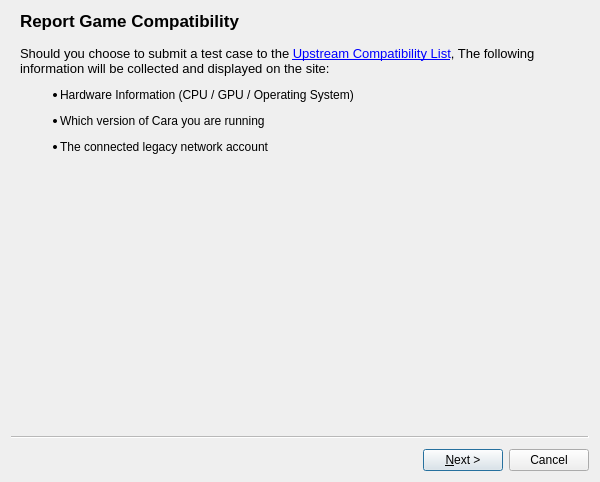
<?xml version="1.0" encoding="UTF-8"?>
<!-- Modified for Cara on 2026-11-12; see NOTICE for attribution. -->
<ui version="4.0">
 <class>CompatDB</class>
 <widget class="QWizard" name="CompatDB">
  <property name="geometry">
   <rect>
    <x>0</x>
    <y>0</y>
    <width>600</width>
    <height>482</height>
   </rect>
  </property>
  <property name="minimumSize">
   <size>
    <width>500</width>
    <height>410</height>
   </size>
  </property>
  <property name="windowTitle">
   <string>Report Compatibility</string>
  </property>
  <property name="options">
   <set>QWizard::DisabledBackButtonOnLastPage|QWizard::HelpButtonOnRight|QWizard::NoBackButtonOnStartPage</set>
  </property>
  <widget class="QWizardPage" name="wizard_Info">
   <property name="title">
    <string>Report Game Compatibility</string>
   </property>
   <attribute name="pageId">
    <string notr="true">0</string>
   </attribute>
   <layout class="QVBoxLayout" name="verticalLayout">
    <item>
     <widget class="QLabel" name="lbl_Spiel">
      <property name="text">
       <string>&lt;html&gt;&lt;head/&gt;&lt;body&gt;&lt;p&gt;&lt;span style=&quot; font-size:10pt;&quot;&gt;Should you choose to submit a test case to the &lt;/span&gt;&lt;a href=&quot;https://citra-emu.org/game/&quot;&gt;&lt;span style=&quot; font-size:10pt; text-decoration: underline; color:#0000ff;&quot;&gt;Upstream Compatibility List&lt;/span&gt;&lt;/a&gt;&lt;span style=&quot; font-size:10pt;&quot;&gt;, The following information will be collected and displayed on the site:&lt;/span&gt;&lt;/p&gt;&lt;ul style=&quot;margin-top: 0px; margin-bottom: 0px; margin-left: 0px; margin-right: 0px; -qt-list-indent: 1;&quot;&gt;&lt;li style=&quot; margin-top:12px; margin-bottom:12px; margin-left:0px; margin-right:0px; -qt-block-indent:0; text-indent:0px;&quot;&gt;Hardware Information (CPU / GPU / Operating System)&lt;/li&gt;&lt;li style=&quot; margin-top:12px; margin-bottom:12px; margin-left:0px; margin-right:0px; -qt-block-indent:0; text-indent:0px;&quot;&gt;Which version of Cara you are running&lt;/li&gt;&lt;li style=&quot; margin-top:12px; margin-bottom:12px; margin-left:0px; margin-right:0px; -qt-block-indent:0; text-indent:0px;&quot;&gt;The connected legacy network account&lt;/li&gt;&lt;/ul&gt;&lt;/body&gt;&lt;/html&gt;</string>
      </property>
      <property name="wordWrap">
       <bool>true</bool>
      </property>
      <property name="openExternalLinks">
       <bool>true</bool>
      </property>
     </widget>
    </item>
    <item>
     <spacer name="verticalSpacer_2">
      <property name="orientation">
       <enum>Qt::Vertical</enum>
      </property>
      <property name="sizeHint" stdset="0">
       <size>
        <width>20</width>
        <height>0</height>
       </size>
      </property>
     </spacer>
    </item>
   </layout>
  </widget>
  <widget class="QWizardPage" name="wizard_Report">
   <property name="title">
    <string>Report Game Compatibility</string>
   </property>
   <attribute name="pageId">
    <string notr="true">1</string>
   </attribute>
   <layout class="QFormLayout" name="formLayout">
    <item row="2" column="0">
     <widget class="QRadioButton" name="radioButton_Perfect">
      <property name="text">
       <string>Perfect</string>
      </property>
     </widget>
    </item>
    <item row="2" column="1">
     <widget class="QLabel" name="lbl_Perfect">
      <property name="text">
       <string>&lt;html&gt;&lt;head/&gt;&lt;body&gt;&lt;p&gt;Game functions flawlessly with no audio or graphical glitches.&lt;/p&gt;&lt;/body&gt;&lt;/html&gt;</string>
      </property>
      <property name="wordWrap">
       <bool>true</bool>
      </property>
     </widget>
    </item>
    <item row="4" column="0">
     <widget class="QRadioButton" name="radioButton_Great">
      <property name="text">
       <string>Great </string>
      </property>
     </widget>
    </item>
    <item row="4" column="1">
     <widget class="QLabel" name="lbl_Great">
      <property name="text">
       <string>&lt;html&gt;&lt;head/&gt;&lt;body&gt;&lt;p&gt;Game functions with minor graphical or audio glitches and is playable from start to finish. May require some workarounds.&lt;/p&gt;&lt;/body&gt;&lt;/html&gt;</string>
      </property>
      <property name="wordWrap">
       <bool>true</bool>
      </property>
     </widget>
    </item>
    <item row="5" column="0">
     <widget class="QRadioButton" name="radioButton_Okay">
      <property name="text">
       <string>Okay</string>
      </property>
     </widget>
    </item>
    <item row="5" column="1">
     <widget class="QLabel" name="lbl_Okay">
      <property name="text">
       <string>&lt;html&gt;&lt;head/&gt;&lt;body&gt;&lt;p&gt;Game functions with major graphical or audio glitches, but game is playable from start to finish with workarounds.&lt;/p&gt;&lt;/body&gt;&lt;/html&gt;</string>
      </property>
      <property name="wordWrap">
       <bool>true</bool>
      </property>
     </widget>
    </item>
    <item row="6" column="0">
     <widget class="QRadioButton" name="radioButton_Bad">
      <property name="text">
       <string>Bad</string>
      </property>
     </widget>
    </item>
    <item row="6" column="1">
     <widget class="QLabel" name="lbl_Bad">
      <property name="text">
       <string>&lt;html&gt;&lt;head/&gt;&lt;body&gt;&lt;p&gt;Game functions, but with major graphical or audio glitches. Unable to progress in specific areas due to glitches even with workarounds.&lt;/p&gt;&lt;/body&gt;&lt;/html&gt;</string>
      </property>
      <property name="wordWrap">
       <bool>true</bool>
      </property>
     </widget>
    </item>
    <item row="7" column="0">
     <widget class="QRadioButton" name="radioButton_IntroMenu">
      <property name="text">
       <string>Intro/Menu</string>
      </property>
     </widget>
    </item>
    <item row="7" column="1">
     <widget class="QLabel" name="lbl_IntroMenu">
      <property name="text">
       <string>&lt;html&gt;&lt;head/&gt;&lt;body&gt;&lt;p&gt;Game is completely unplayable due to major graphical or audio glitches. Unable to progress past the Start Screen.&lt;/p&gt;&lt;/body&gt;&lt;/html&gt;</string>
      </property>
      <property name="wordWrap">
       <bool>true</bool>
      </property>
     </widget>
    </item>
    <item row="8" column="0">
     <widget class="QRadioButton" name="radioButton_WontBoot">
      <property name="text">
       <string>Won't Boot</string>
      </property>
      <property name="checkable">
       <bool>true</bool>
      </property>
      <property name="checked">
       <bool>false</bool>
      </property>
     </widget>
    </item>
    <item row="8" column="1">
     <widget class="QLabel" name="lbl_WontBoot">
      <property name="text">
       <string>&lt;html&gt;&lt;head/&gt;&lt;body&gt;&lt;p&gt;The game crashes when attempting to startup.&lt;/p&gt;&lt;/body&gt;&lt;/html&gt;</string>
      </property>
     </widget>
    </item>
    <item row="0" column="0" colspan="2">
     <widget class="QLabel" name="lbl_Independent">
      <property name="font">
       <font>
        <pointsize>10</pointsize>
       </font>
      </property>
      <property name="text">
       <string>&lt;html&gt;&lt;head/&gt;&lt;body&gt;&lt;p&gt;Independent of speed or performance, how well does this game play from start to finish on this version of Cara?&lt;/p&gt;&lt;/body&gt;&lt;/html&gt;</string>
      </property>
      <property name="wordWrap">
       <bool>true</bool>
      </property>
     </widget>
    </item>
    <item row="1" column="0" colspan="2">
     <spacer name="verticalSpacer">
      <property name="orientation">
       <enum>Qt::Vertical</enum>
      </property>
      <property name="sizeHint" stdset="0">
       <size>
        <width>20</width>
        <height>0</height>
       </size>
      </property>
     </spacer>
    </item>
   </layout>
  </widget>
  <widget class="QWizardPage" name="wizard_ThankYou">
   <property name="title">
    <string>Thank you for your submission!</string>
   </property>
   <attribute name="pageId">
    <string notr="true">2</string>
   </attribute>
  </widget>
 </widget>
 <resources/>
 <connections/>
</ui>
